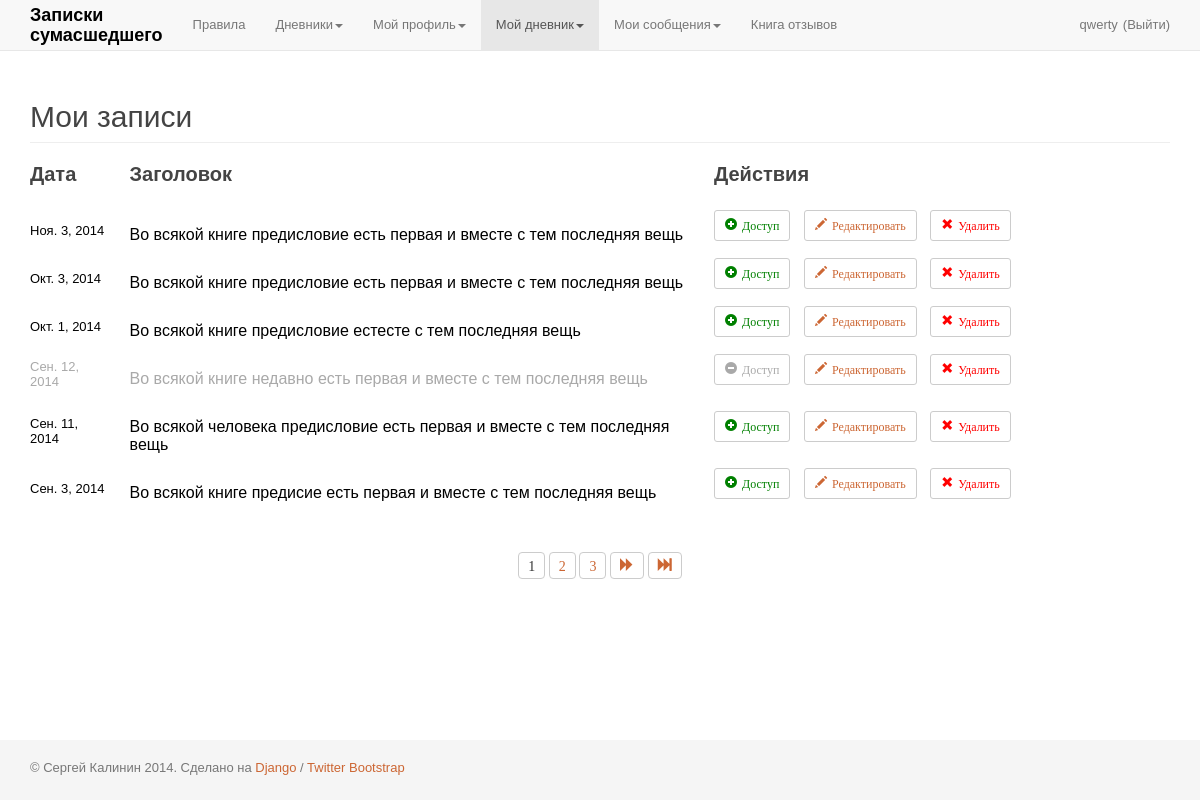
/my_records/ (signed in), run on an earlier commit of the app's database.
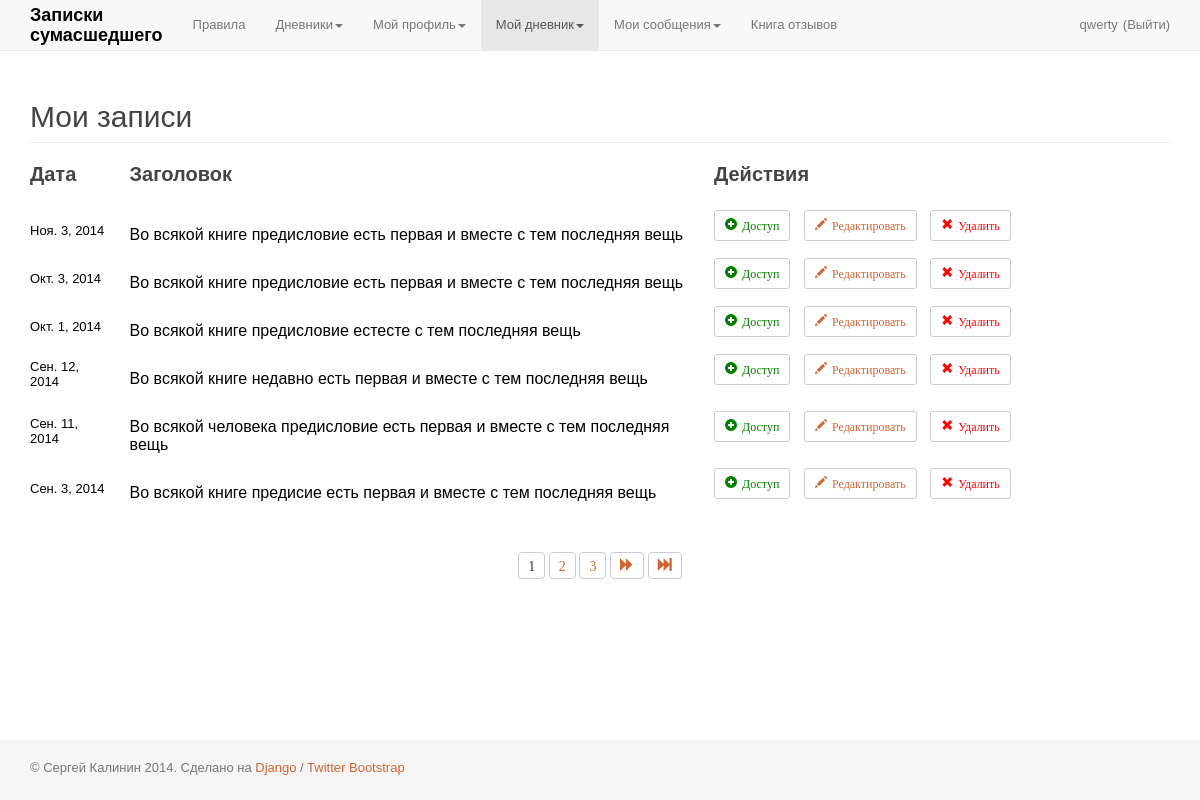
And on a later commit of the database.
### app_zapsum/models.py (models this page shows, shortened)
class Diary(models.Model):
	user_id = models.IntegerField(
		'',
		blank=True,
		null=True,
	)
	title = models.CharField(
		'Заголовок записи',
		max_length=1000,
		blank=False,
	)
	date = models.DateField(
		'Дата записи',
		blank=True,
		null=True,
	)
	text = models.TextField(
		'Содержание записи',
		max_length=50000,
		blank=False,
	)
	last_edit_date = models.DateTimeField(
		'Дата последнего редактирования',
		auto_now=True,
	)
	is_active = models.BooleanField(default=True)
	is_delete = models.BooleanField(default=False)
	@classmethod
	def get_all_user_entries(self, user_id):
		return self.objects.filter(user_id=user_id, is_delete=False).order_by('-date')

### app_zapsum/views.py (the view)
# urls.py: url(r'^my_records/$', 'views.my_records', name='my_records'),
@login_required
def my_records(request):
	all_user_entries = Diary.get_all_user_entries(user_id=request.user.pk)
	paginator = Paginator(all_user_entries, 6)
	list_pages = paginator.page_range
	page = request.GET.get('page')
	try:
		all_user_entries_paginated = paginator.page(page)
	except PageNotAnInteger:
		all_user_entries_paginated = paginator.page(1)
	except EmptyPage:
		all_user_entries_paginated = paginator.page(paginator.num_pages)
	last_page = list_pages[-1]
	first_page = list_pages[0]
	t = loader.get_template('page_my_records.html')
	c = RequestContext(request, {
		'all_user_entries': all_user_entries,
		'list_pages': list_pages,
		'all_user_entries_paginated': all_user_entries_paginated,
		'last_page': last_page,
		'first_page': first_page,
	}, [custom_proc])
	return HttpResponse(t.render(c))

### app_accounts/templatetags/tags_app_accounts.py (called while the page is built)
@register.inclusion_tag("part_auth_area.html")
def part_auth_area(user):
	if user:
		return {
			'is_authenticated': user.is_authenticated,
			'username': user.username,
			'user_id': user.pk,
		}

@register.inclusion_tag("part_nav_area.html")
def part_nav_area(user):
	if user:
		new_sends = Message.get_new_sends(user.pk)
		return {
			'is_authenticated': user.is_authenticated,
			'new_sends': new_sends,
		}

### app_messages/models.py (called while the page is built)
	@classmethod
	def get_new_sends(self, user_pk):
		return self.objects.filter(reciever_show=True, reciever=user_pk, date_recieve__isnull=True).count()

	@classmethod
	def get_entries(self):
		return self.objects.all()

### app_zapsum/templatetags/tags_app_zapsum.py (called while the page is built)
@register.inclusion_tag("part_pagination.html")
def part_pagination(entries, list_pages, last_page, first_page):
	return {
		'entries_paginated': entries,
		'list_pages': list_pages,
		'last_page': last_page,
		'first_page': first_page,
	}

### app_zapsum/views.py (called while the page is built)
def custom_proc(request):
	modal = Modal.get_entries()
	return{
		'request': request,
		'modal': modal,
	}

### app_zapsum/templates/page_my_records.html (shortened to what this page needs)
{% extends "page_base.html" %}
{% load tags_app_zapsum %}
{% block content %}
	<section class="section my_records_list">
		<div class="page-header">
			<h2>Мои записи</h2>
		</div>
		<table class="list_table">
			<thead>
				<tr>
					<td>Дата</td>
					<td>Заголовок</td>
					<td>Действия</td>
				</tr>
			</thead>
			<tbody>
				{% for entry in all_user_entries_paginated %}
					<tr class="article">
						<td class="cell_date">
							<a class="article_link" href="/edit_records/{{ entry.id }}/">
								{% if entry.date %}
									<span class="date_span {% if not entry.is_active %} active_false {% endif %}">{{ entry.date }}</span>
								{% endif %}
							</a>
						</td>
						<td class="cell_title">
							<a class="article_link" href="/edit_records/{{ entry.id }}/">
								{% if entry.title %}
									<h3 class="h3 {% if not entry.is_active %} active_false {% endif %}">{{ entry.title }}</h3>
								{% endif %}
							</a>
						</td>
						<td class="cell_actions">
							<button type="button" class="btn btn-default btn-xs">
								<span class="glyphicon activeRecord {% if entry.is_active %} glyphicon-plus-sign {% else %} glyphicon-minus-sign {% endif %}" data-id-rec="{{ entry.id }}">Доступ</span>
							</button>
							<button type="button" class="btn btn-default btn-xs">
								<a class="glyphicon glyphicon-pencil editRecord" href="/edit_records/{{ entry.id }}/">Редактировать</a>
							</button>
							<button type="button" class="btn btn-default btn-xs">
								<span class="glyphicon glyphicon-remove deleteRecord" data-id-delete="{{ entry.id }}">Удалить</span>
							</button>
						</td>
					</tr>
				{% endfor %}
			</tbody>
		</table>
		{% part_pagination all_user_entries_paginated list_pages last_page first_page %}
	</section>
{% endblock %}

What changed in the data, as far as the page shows it:
changed Diary "Во всякой книге недавно есть первая и вместе с тем последняя вещь": is_active False → True (drawn)
